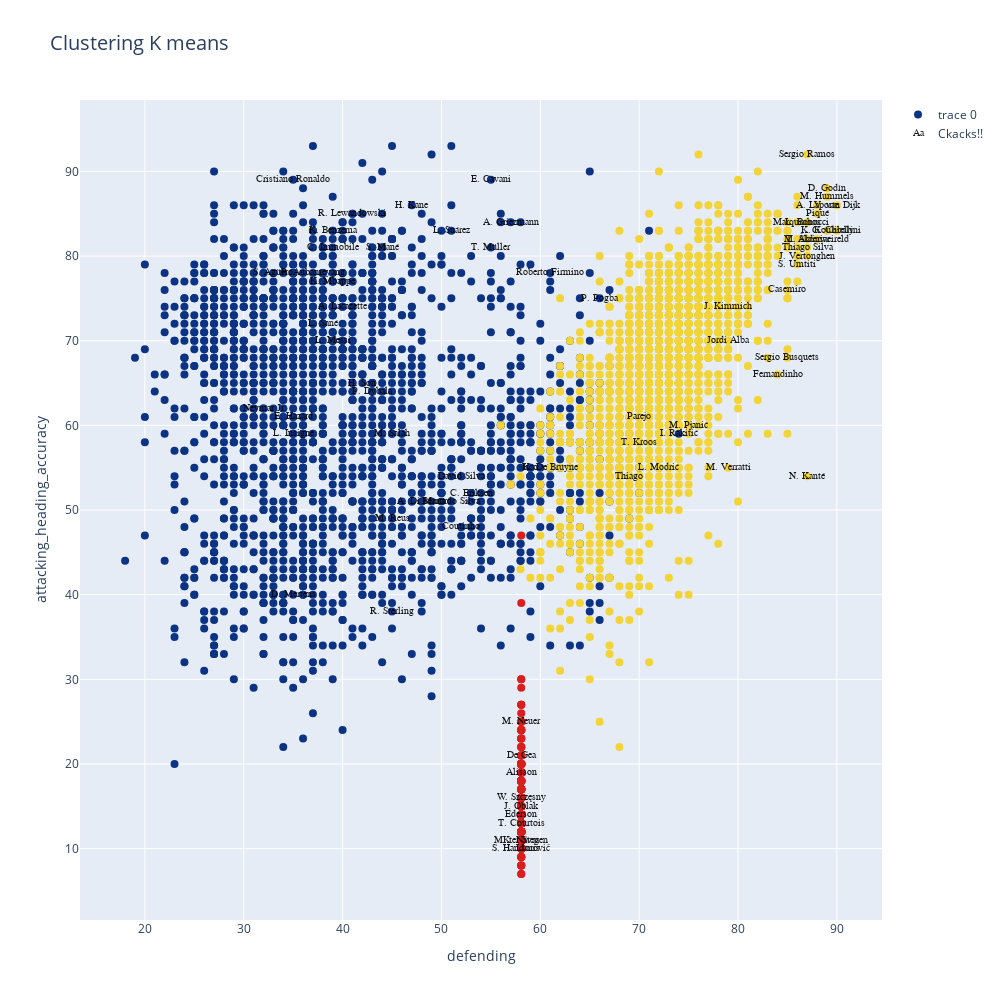

This figure's notebook cell:
### Markdown cell above
**Graficamos el resultado kmedias con la cantidad de clases elegida: Visualizamos de a dos variables por vez**

### Code cell
data=[]
bool_crack=df_n["overall"] > 85
bool_no_crack=df_n["overall"]<86


#Eligo dos números entre 0 y  de n_skills-1
skill_1=skills_ratings[5]
skill_2=skills_ratings[9]


kmean_clusters = go.Scatter(x=df_skills[skill_1], y=df_skills[skill_2],
                                mode='markers',
                                text=df_n.loc[:,'short_name'],
                                marker=dict(
                                size=8,
                                color = clusters.astype(np.float), #set color equal to a variable
                                colorscale='Portland',
                                showscale=False)
                           )

crack =go.Scatter(x=df_skills.loc[bool_crack,skill_1], y=df_skills.loc[bool_crack,skill_2],name='Ckacks!!',
                      text=df_n.loc[bool_crack,'short_name'],
                      textfont=dict(family='sans serif',size=10,color='black'),
                      opacity=0.9,mode='text')

data=[kmean_clusters,crack]

layout = go.Layout(title="Clustering K means ",titlefont=dict(size=20),
                xaxis=dict(title=skill_1),
                yaxis=dict(title=skill_2),
                autosize=False, width=1000,height=1000)

fig = go.Figure(data=data, layout=layout)

iplot(fig)

### Figure 1 — Plotly figure (JSON) as saved in the notebook; plotly's stock layout.template omitted (floating-point values rounded to 4 significant figures; data arrays with more than 128 entries replaced by an {"elided": "..."} marker saying what was removed)
{"data": [{"marker": {"color": {"elided": "4756 int values"}, "colorscale": [[0, "rgb(12,51,131)"], [0.25, "rgb(10,136,186)"], [0.5, "rgb(242,211,56)"], [0.75, "rgb(242,143,56)"], [1, "rgb(217,30,30)"]], "showscale": false, "size": 8}, "mode": "markers", "text": {"elided": "4756 str values"}, "type": "scatter", "x": {"elided": "4756 float values"}, "y": {"elided": "4756 int values"}}, {"mode": "text", "name": "Ckacks!!", "opacity": 0.9, "text": ["L. Messi", "Cristiano Ronaldo", "Neymar Jr", "J. Oblak", "E. Hazard", "K. De Bruyne", "M. ter Stegen", "V. van Dijk", "L. Modrić", "M. Salah", "K. Mbappé", "K. Koulibaly", "H. Kane", "Alisson", "De Gea", "N. Kanté", "G. Chiellini", "S. Agüero", "Sergio Ramos", "L. Suárez", "R. Lewandowski", "Sergio Busquets", "A. Griezmann", "P. Dybala", "P. Pogba", "Ederson", "R. Sterling", "C. Eriksen", "T. Courtois", "Piqué", "S. Handanovič", "M. Neuer", "H. Lloris", "David Silva", "E. Cavani", "D. Godín", "T. Kroos", "M. Reus", "P. Aubameyang", "S. Mané", "A. Laporte", "Bernardo Silva", "Casemiro", "H. Son", "Fernandinho", "Thiago Silva", "K. Benzema", "J. Vertonghen", "D. Mertens", "M. Hummels", "T. Alderweireld", "Jordi Alba", "Thiago", "K. Navas", "L. Insigne", "L. Sané", "Marquinhos", "M. Škriniar", "M. Verratti", "S. Umtiti", "W. Szczęsny", "J. Kimmich", "Isco", "Roberto Firmino", "I. Rakitić", "M. Pjanić", "A. Di María", "L. Bonucci", "Coutinho", "Parejo", "T. Müller", "C. Immobile", "A. Lacazette"], "textfont": {"color": "black", "family": "sans serif", "size": 10}, "type": "scatter", "x": [39, 35, 32, 58.07, 35, 61, 58.07, 90, 72, 45, 39, 89, 47, 58.07, 58.07, 87, 90, 33, 87, 51, 41, 85, 57, 43, 66, 58.07, 45, 53, 58.07, 88, 58.07, 58.07, 58.07, 52, 55, 89, 70, 45, 37, 44, 88, 51, 85, 42, 84, 87, 39, 87, 35, 89, 88, 79, 69, 58.07, 35, 38, 86, 87, 79, 86, 58.07, 79, 59, 61, 74, 75, 48, 87, 52, 70, 55, 39, 40], "y": [70, 89, 62, 15, 61, 55, 11, 86, 55, 59, 77, 83, 86, 19, 21, 54, 83, 78, 92, 83, 85, 68, 84, 64, 75, 14, 38, 52, 13, 85, 10, 25, 10, 54, 89, 88, 58, 49, 78, 81, 86, 51, 76, 65, 66, 81, 83, 80, 40, 87, 82, 70, 54, 11, 59, 72, 84, 82, 55, 79, 16, 74, 55, 78, 59, 60, 51, 84, 48, 61, 81, 81, 74]}], "layout": {"autosize": false, "height": 1000, "title": {"font": {"size": 20}, "text": "Clustering K means "}, "width": 1000, "xaxis": {"title": {"text": "defending"}}, "yaxis": {"title": {"text": "attacking_heading_accuracy"}}}}
